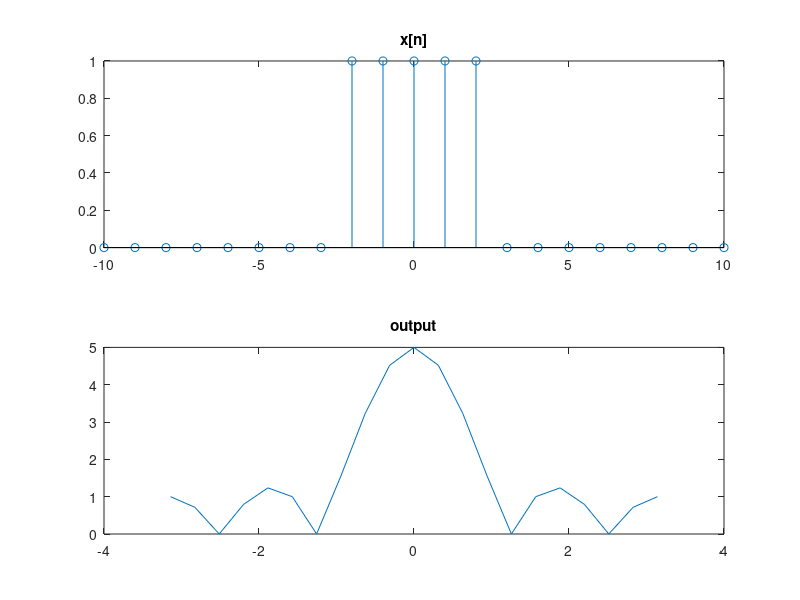

Write the MATLAB code that produced this figure.
% Quang Anh Tran
% 40075748
% Question 1

n = -10:1:10;
x = zeros(1,21);
x(9:13) = 1;

subplot(2,1,1);
stem(n,x);
title('x[n]');

w = -pi():pi()/10:pi();
array = -10:10;
for i = -10:10
		sum = 0;
	for n = -10:10
		sum = sum + x(n+11) * exp(-j * w(i+11) * n)
	end
	array(i+11) = sum
end 

magnitude = abs(array);
subplot(2,1,2);
plot(w, magnitude);
title('output');

